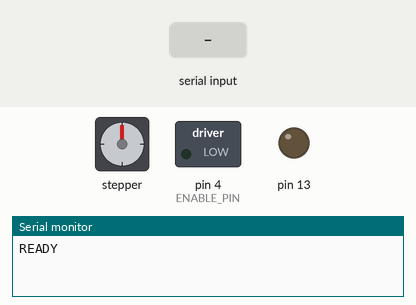
Simulated run of this sketch. Board: Arduino Uno, built with avr-gcc and run on an emulated ATmega328P. Parts: stepper motor, switched loads named in the sketch (green lamp = pin HIGH), output pins drawn as LEDs (lit = HIGH), the last lines printed to the serial monitor. Inputs (shaded band) come from the test bench. Stepper angles assume 200 steps per turn.

Above: at 2.4 s.
2.5 s: "START\n" received over Serial
At 2.65 s:
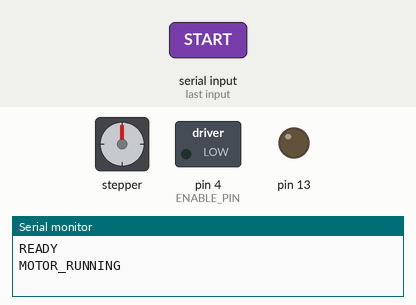
At 3.25 s:
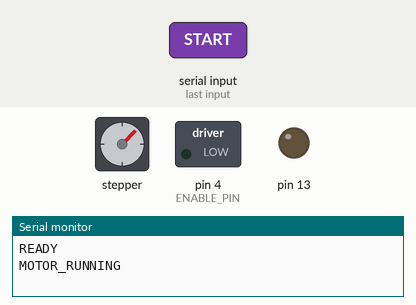
5.5 s: "SPEED:\n" received over Serial
8.5 s: "STOP\n" received over Serial
At 9.6 s:
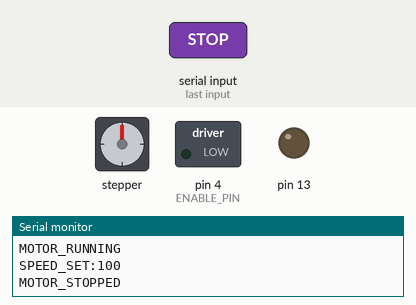
Timing chart, 0 to 11.5 s (numbered marks = the images above; inputs shaded):
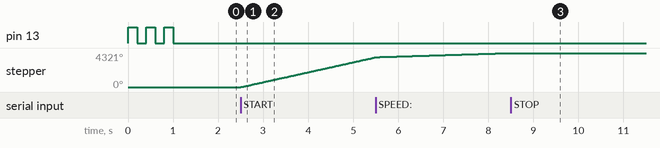

The sketch:

arduino_controll_serial.ino
```cpp
#include <AccelStepper.h>

#define STEP_PIN 3
#define DIR_PIN 2
#define ENABLE_PIN 4

AccelStepper stepper(AccelStepper::DRIVER, STEP_PIN, DIR_PIN);

bool motorRunning = false;
int motorSpeed = 800;
String inputString = "";

void setup() {
  pinMode(ENABLE_PIN, OUTPUT);
  digitalWrite(ENABLE_PIN, LOW);

  stepper.setMaxSpeed(2000);
  stepper.setSpeed(0);

  Serial.begin(9600);

  pinMode(13, OUTPUT);
  for(int i=0; i<3; i++) {
    digitalWrite(13, HIGH);
    delay(200);
    digitalWrite(13, LOW);
    delay(200);
  }

  Serial.println("READY");
}

void loop() {
  while (Serial.available() > 0) {
    char inChar = (char)Serial.read();
    if (inChar == '\n') {
      if (inputString.length() > 0) {
        inputString.trim();

        if (inputString == "START") {
          motorRunning = true;
          stepper.setSpeed(motorSpeed);
          Serial.println("MOTOR_RUNNING");
        }
        else if (inputString == "STOP") {
          motorRunning = false;
          stepper.stop();
          stepper.setSpeed(0);
          Serial.println("MOTOR_STOPPED");
        }
        else if (inputString.startsWith("SPEED:")) {
          int val = inputString.substring(6).toInt();
          motorSpeed = map(val, 0, 100, 100, 2000);
          if (motorRunning) {
            stepper.setSpeed(motorSpeed);
          }
          Serial.print("SPEED_SET:");
          Serial.println(motorSpeed);
        }
        else if (inputString == "HELP") {
          Serial.println("Commands: START, STOP, SPEED:0-100");
        }
      }
      inputString = "";
    }
    else if (inChar != '\r') {
      inputString += inChar;
    }
  }

  if (motorRunning) {
    stepper.runSpeed();
  }
}
```

Measured:
- after the input at 2.5 s, stepper: keeps turning clockwise at about 1267°/s, starting at once
- after the input at 8.5 s, stepper: goes on until 8.5 s, then stays 4321°
